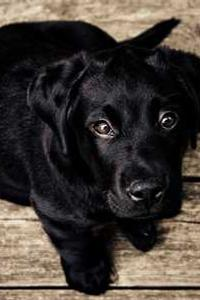
#> input picture img/dog_237-200x300.jpg, 200 x 300 px
$ python -i fotoapp.py   (imports and definitions only)
#> lines starting #> are read from the running program, lines starting #| are printed output that depends on the picture
#> further down, picture is the input picture: shape (300, 200, 3); mean B, G, R 53.1, 58.5, 65.7
# -*- coding: utf-8 -*-
"""Proyecto_2_Jacqueline_Urban.ipynb

Automatically generated by Colab.

Original file is located at
    https://colab.research.google.com/drive/1-cVBH3IwnQ9DNit4oPHSzPEAkVTlpzq5

# Suponer que estamos creando una App para editar y compartir fotos en diferentes redes sociales:

1. Escribir una función que reciba como parámetros dos strings, uno contendrá la ruta
 para acceder a una imagen (Drive o URL), y el otro una palabra clave, que podrá ser
 “Youtube, Instagram, Twitter o Facebook”. La función debe leer/abrir la foto y
 redimensionar la imagen al tamaño adecuado especificado como parámetro para
 cada una de las palabras clave (busque las dimensiones recomendadas de cada
 aplicación).
 Nota: Tenga en cuenta la escala, no queremos que la foto se distorsione.
"""

import cv2
import matplotlib.pyplot as plt
import numpy as np
# Para visualizar en Colab
from google.colab.patches import cv2_imshow # cv.imshow
from PIL import Image, ImageFilter
import matplotlib.pyplot as plt
import os


  # # tamaños = {
  #     "YouTube": (1280, 720),
  #     "Instagram": (1080, 1080),
  #     "Twitter": (1200, 675),
  #     "Facebook": (1200, 630)
  # }


# [35 lines left out: function LeerAbrirRedimensionar, not called in this run]

#prueba
#nueva_imagen = LeerAbrirRedimensionar(ruta + 'gato.jpg', 'YouTube')

""" 2. Crea una función que ajuste el contraste de la foto utilizando su histograma. Probala
 con una foto oscura y con otra con exceso de luz. Muestra la foto original y la
 ecualizada en una misma figura y guárdela en ambos casos (Adjuntar las figuras a la
 solución del proyecto).

"""

# [39 lines left out: function AjustarContrasteImg, not called in this run]

#AjustarContrasteImg(nueva_imagen)
#

#nueva_imagen = LeerAbrirRedimensionar(ruta + 'dog.jpg', 'YouTube')

def AjustarContrasteImg(img):
    """
    Ajusta el contraste de una imagen aplicando ecualización de histograma
    solo al canal de luminancia (Y) en el espacio de color YUV.

    Parámetros:
    - img: Imagen sobre la cual se aplicará el ajuste de contraste.

    La función guarda y muestra tanto la imagen original como la ecualizada.
    """
    # Verificar si la imagen es válida
    if img is None:
        raise ValueError("La imagen no es válida.")

    # Guardar la imagen original
    img_original = img.copy()

    # Convertir a espacio de color YUV
    img_yuv = cv2.cvtColor(img, cv2.COLOR_BGR2YUV)
#> img_yuv: shape (300, 200, 3); mean of channels 0, 1, 2 60, 124.6, 133

    # Aplicar ecualización de histograma solo al canal de luminancia (Y)
    img_yuv[:, :, 0] = cv2.equalizeHist(img_yuv[:, :, 0])
#> img_yuv: shape (300, 200, 3); mean of channels 0, 1, 2 124.3, 124.6, 133

    # Convertir de nuevo a BGR
    img_ecualizada = cv2.cvtColor(img_yuv, cv2.COLOR_YUV2BGR)
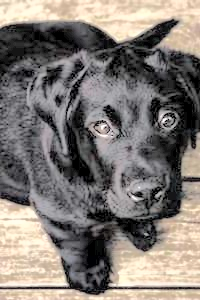
#> img_ecualizada: shape (300, 200, 3); mean B, G, R 117.4, 122.7, 129.5

    # Guardar las imágenes
    cv2.imwrite('imagen_original.png', img_original)
    cv2.imwrite('imagen_ecualizada.png', img_ecualizada)

    # Mostrar las imágenes
    plt.figure(figsize=(12, 6))

    # Mostrar la imagen original
    plt.subplot(1, 2, 1)
    plt.title("Imagen Original")
    plt.imshow(cv2.cvtColor(img_original, cv2.COLOR_BGR2RGB))
    plt.axis('off')  # Ocultar ejes

    # Mostrar la imagen ecualizada
    plt.subplot(1, 2, 2)
    plt.title("Imagen Ecualizada")
    plt.imshow(cv2.cvtColor(img_ecualizada, cv2.COLOR_BGR2RGB))
    plt.axis('off')  # Ocultar ejes

    plt.show()
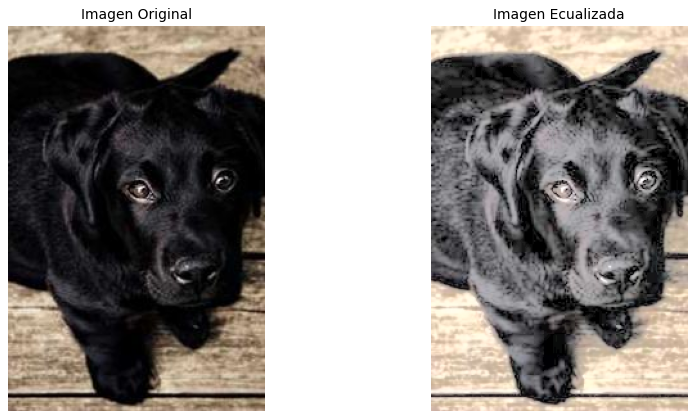
#> figure drawn by matplotlib, 2 panels

#AjustarContrasteImg(nueva_imagen)

""" 3. Programar una función que aplique los 9 filtros de Pillow de la siguiente tabla. La
 función debe incluir en sus parámetros el nombre del filtro que el usuario quiere usar.
 Muestra y guarda la foto resultante (adjuntar). Además, muestra la foto original y las
 9 resultantes si se aplicaran todos los filtros en una misma figura y guárdela en
 ambos casos (Adjuntar). Nota: Ponerle como título a cada foto el nombre del filtro, e
 indique al usuario cuál fue el filtro que eligió (por ejemplo con el color del título
 diferente).

 ORIGINAL     | BLUR

 CONTOUR      | DETAIL

 EDGE ENHANCE | EDGE ENHANCE MORE

 EMBOSS       | FIND EDGES

 SHARPEN      | SMOOTH


"""

# [70 lines left out: function filtrosMostrarGuardar, not called in this run]

#filtrosMostrarGuardar(ruta + 'gato.jpg', 'EMBOSS')

"""4. Se llevó a cabo un análisis de usuarios que demostró que el 35% de los posibles
 futuros usuarios son pintores que compartirían fotos de sus trabajos allí, por lo cual
 te pedimos que diseñes una funcionalidad en Python para asistirlos, el objetivo es
 que cuando el algoritmo identifica con IA que la foto leída es de una persona
 (suponga que hay otra función que ya ha hecho este paso previo con una variable
 persona=True), ayude a los usuarios a dibujar el boceto de la persona de la foto.
 Pruebe su función con una foto de un personaje de su elección.

  El resultado puede ser una imagen binarizada como la del ejemplo (con fondo
 blanco o negro), o una imagen que realce mucho los bordes… Usá tu creatividad y
 justificá el resultado de tu función demostrando que sería la mejor herramienta para
 los usuarios pintores/dibujantes comparando diferentes resultados.

"""

# [52 lines left out: function crearBoceto, not called in this run]

#crearBoceto(ruta + 'dog.jpg')

>>> import cv2
>>> picture = cv2.imread('img/dog_237-200x300.jpg')
>>> result = AjustarContrasteImg(picture)

$ run again, on img/gato.jpg
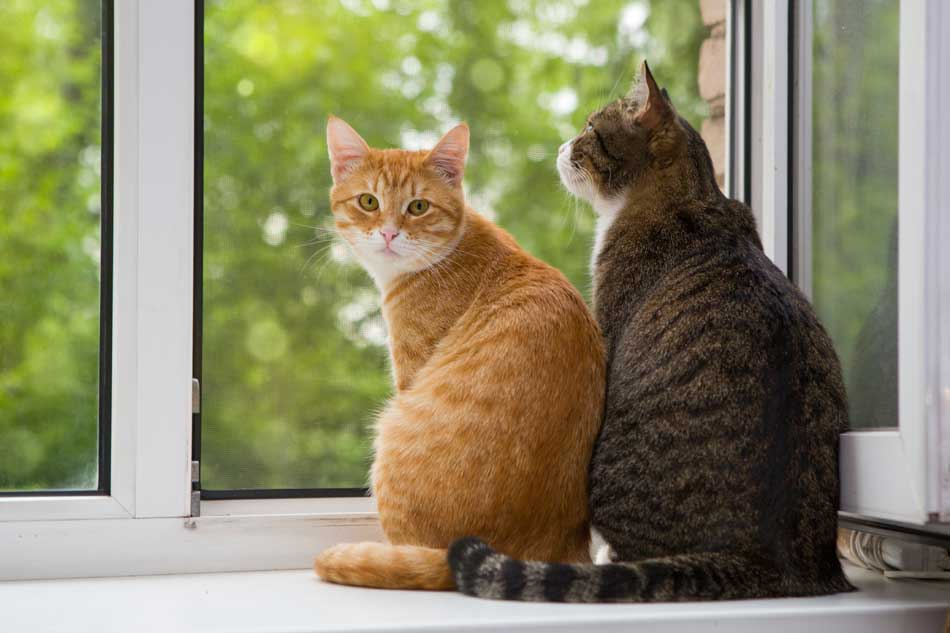
#> input picture img/gato.jpg, 950 x 633 px
#> picture is the input picture: shape (633, 950, 3); mean B, G, R 102.7, 135, 138.3
#> in AjustarContrasteImg, `img_ecualizada = cv2.cvtColor(img_yuv, cv2.COLOR_YUV2BGR)`:
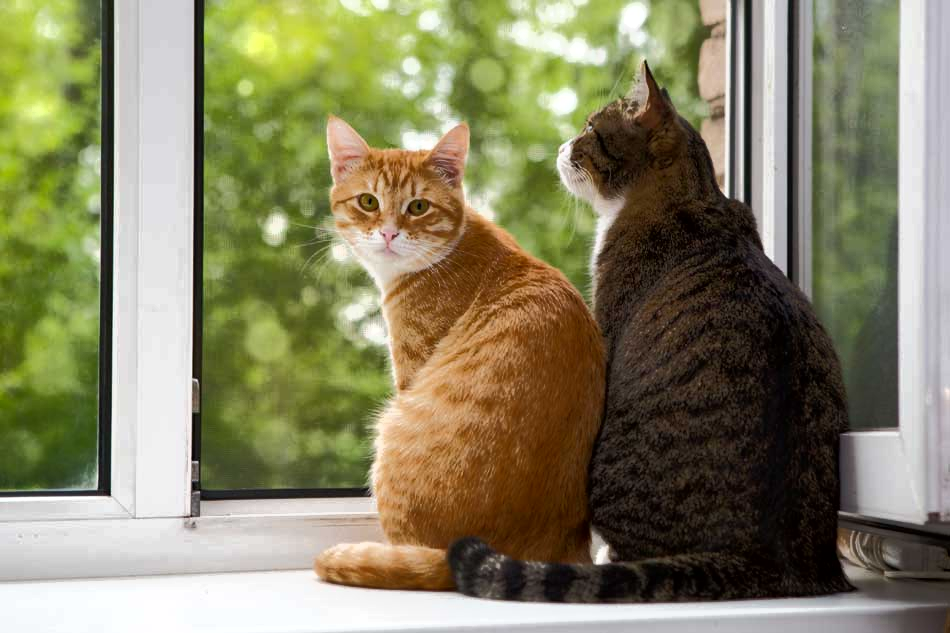
#> img_ecualizada: shape (633, 950, 3); mean B, G, R 98.8, 130.9, 134.2
#> in AjustarContrasteImg, `plt.show()`:
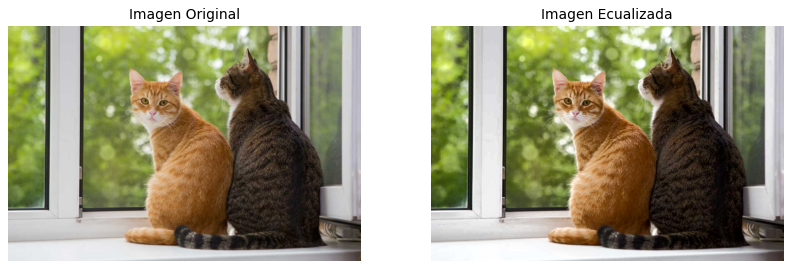
#> figure drawn by matplotlib, 2 panels
